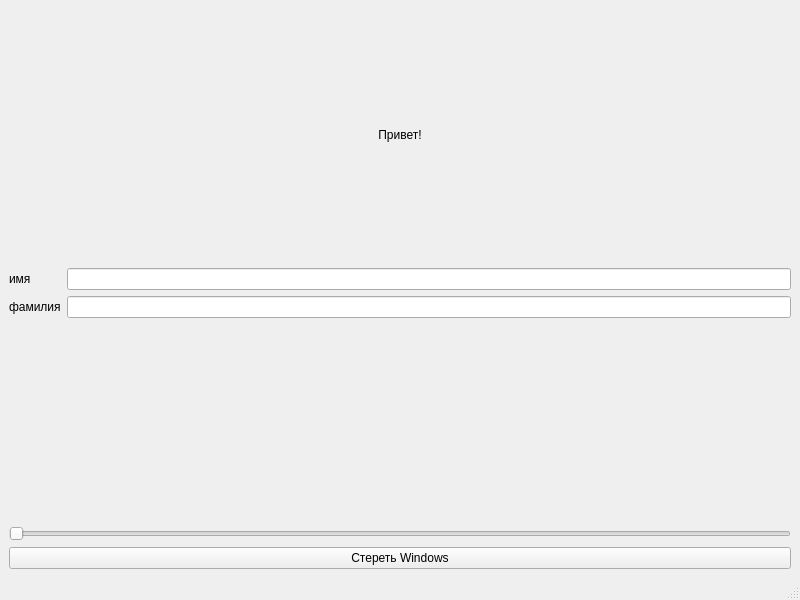
<?xml version="1.0" encoding="UTF-8"?>
<ui version="4.0">
 <class>MainWindow</class>
 <widget class="QMainWindow" name="MainWindow">
  <property name="geometry">
   <rect>
    <x>0</x>
    <y>0</y>
    <width>800</width>
    <height>600</height>
   </rect>
  </property>
  <property name="windowTitle">
   <string>MainWindow</string>
  </property>
  <widget class="QWidget" name="centralwidget">
   <layout class="QVBoxLayout" name="verticalLayout">
    <item>
     <widget class="QLabel" name="label">
      <property name="text">
       <string>Привет!</string>
      </property>
      <property name="textFormat">
       <enum>Qt::TextFormat::RichText</enum>
      </property>
      <property name="scaledContents">
       <bool>false</bool>
      </property>
      <property name="alignment">
       <set>Qt::AlignmentFlag::AlignCenter</set>
      </property>
     </widget>
    </item>
    <item>
     <layout class="QFormLayout" name="formLayout">
      <item row="0" column="0">
       <widget class="QLabel" name="label_2">
        <property name="text">
         <string>имя</string>
        </property>
       </widget>
      </item>
      <item row="0" column="1">
       <widget class="QLineEdit" name="lineEdit"/>
      </item>
      <item row="1" column="0">
       <widget class="QLabel" name="label_3">
        <property name="text">
         <string>фамилия</string>
        </property>
       </widget>
      </item>
      <item row="1" column="1">
       <widget class="QLineEdit" name="lineEdit_2"/>
      </item>
     </layout>
    </item>
    <item>
     <widget class="QSlider" name="horizontalSlider">
      <property name="orientation">
       <enum>Qt::Orientation::Horizontal</enum>
      </property>
     </widget>
    </item>
    <item>
     <widget class="QPushButton" name="pushButton">
      <property name="text">
       <string>Стереть Windows</string>
      </property>
     </widget>
    </item>
   </layout>
  </widget>
  <widget class="QMenuBar" name="menubar">
   <property name="geometry">
    <rect>
     <x>0</x>
     <y>0</y>
     <width>800</width>
     <height>25</height>
    </rect>
   </property>
  </widget>
  <widget class="QStatusBar" name="statusbar"/>
 </widget>
 <resources/>
 <connections/>
</ui>
